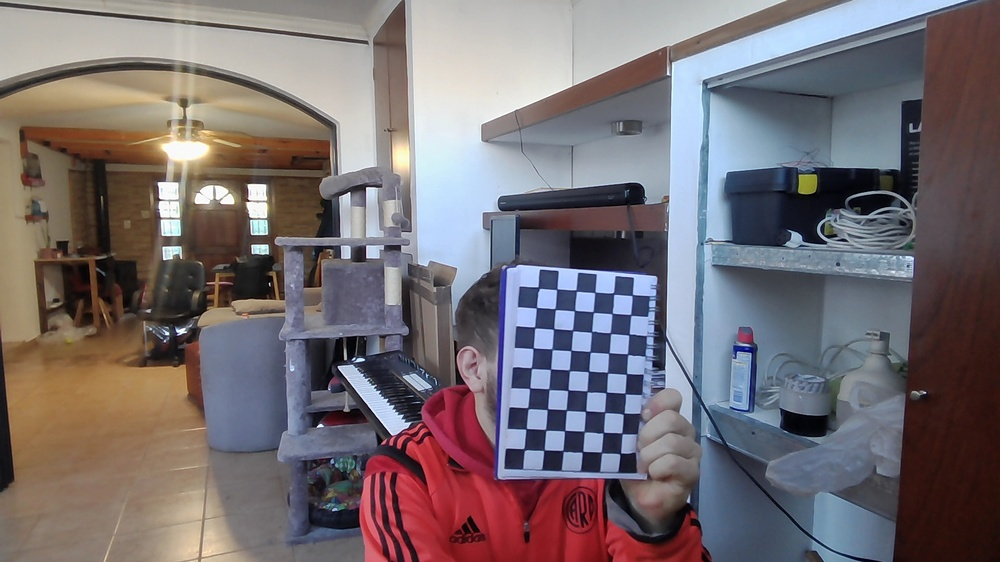
#> input picture callibration/calibration_images/image_0.jpg, 1000 x 562 px, shrunk from 1920 x 1080 before the run; its folder holds only this picture in this run
$ python callibrate.py
#> lines starting #> are read from the running program, lines starting #| are printed output that depends on the picture; after the words box and inside, x2 and y2 are one past the last pixel; in counts of white or black regions, pixels touching at a corner belong together; long printed decimals are rounded
import cv2
import numpy as np
import glob
# import settings

CARPETA_IMAGENES_CALIBRACION = "/home/gero/Documents/franui/callibration"

CALLIBRATION_MARKER_CORNERS_X = 9
CALLIBRATION_MARKER_CORNERS_Y = 6
CALLIBRATION_MARKER_SQUARE_SIZE = 0.02 # 20 cm


# Define the chessboard size (number of inner corners)
chessboard_size = (CALLIBRATION_MARKER_CORNERS_X, CALLIBRATION_MARKER_CORNERS_Y)

# Real world dimensions of the chessboard squares (in meters)
square_size = CALLIBRATION_MARKER_SQUARE_SIZE

# Termination criteria for cornerSubPix
criteria = (cv2.TERM_CRITERIA_EPS + cv2.TERM_CRITERIA_MAX_ITER, 30, 0.001)

# Prepare object points, like (0,0,0), (1,0,0), ..., (8,5,0)
objp = np.zeros((chessboard_size[0] * chessboard_size[1], 3), np.float32)
objp[:, :2] = np.mgrid[0:chessboard_size[0], 0:chessboard_size[1]].T.reshape(-1, 2)
objp *= square_size

# Arrays to store object points and image points from all images
objpoints = []  # 3D points in real world space
imgpoints = []  # 2D points in image plane

# Load all images
images = glob.glob(f'{CARPETA_IMAGENES_CALIBRACION}/calibration_images/*.jpg')  # Change the path to your images
count = 0

for fname in images:
    count += 1
    print(f"Processing image {count}/{len(images)}")
    img = cv2.imread(fname)
#> img is the input picture: shape (562, 1000, 3); mean B, G, R 113.8, 109.9, 118.4
    gray = cv2.cvtColor(img, cv2.COLOR_BGR2GRAY)
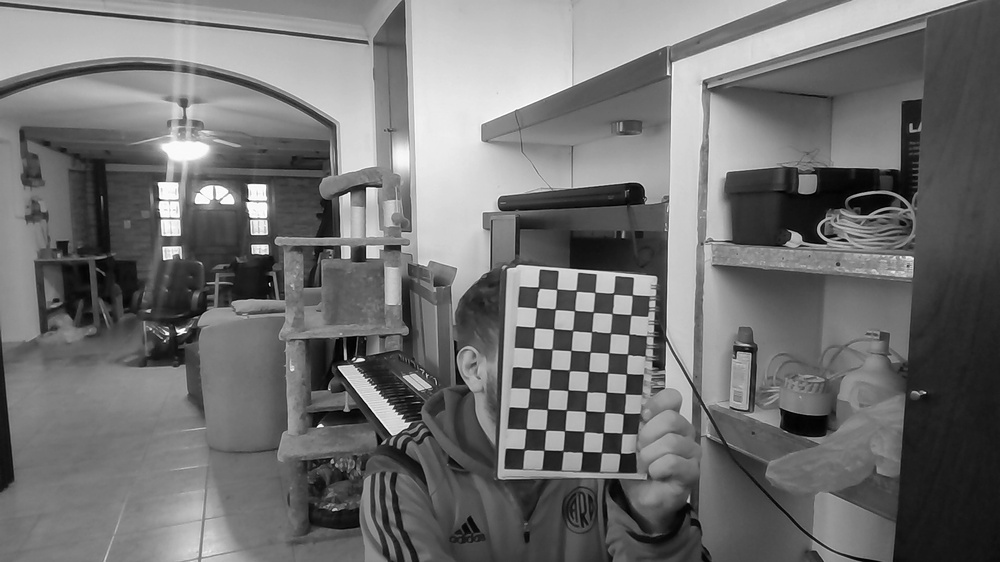
#> gray: shape (562, 1000); min 0, max 255, mean 112.8

    # Find the chessboard corners
    ret, corners = cv2.findChessboardCorners(gray, chessboard_size, None)
#> ret = True; corners = 54 rows, first 8: [524.6, 449.7], [526.2, 428.7], [527.8, 408.1], [529.7, 388], [531.3, 368.1], [533.1, 348], [534.7, 327.4], [536.5, 307.6]

    # If found, add object points, image points (after refining them)
    if ret:
        objpoints.append(objp)
        corners2 = cv2.cornerSubPix(gray, corners, (11, 11), (-1, -1), criteria)
#> corners2 = 54 rows, first 8: [524.2, 449.3], [526.1, 428.8], [527.9, 408.2], [529.7, 388.1], [531.4, 368.2], [533.2, 348.2], [534.6, 327.4], [536.4, 307.7]
        imgpoints.append(corners2)

        # Draw and display the corners
        cv2.drawChessboardCorners(img, chessboard_size, corners2, ret)
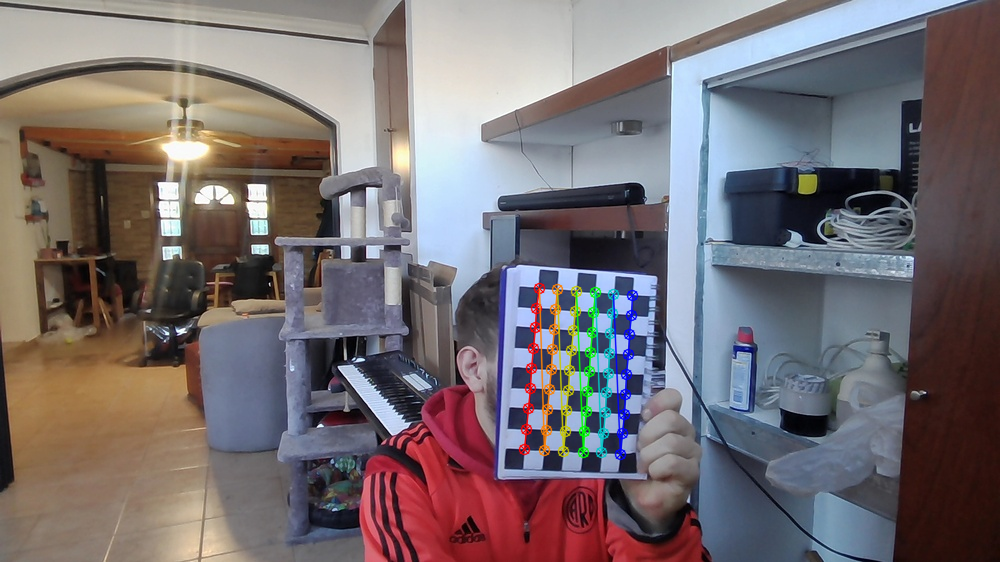
#> img: shape (562, 1000, 3); 1.63% of pixels changed, all inside (x1, y1, x2, y2) = (518, 282, 639, 461)
        cv2.imshow('img', img)
        cv2.waitKey(500)

cv2.destroyAllWindows()

# Perform camera calibration
ret, camera_matrix, dist_coeffs, rvecs, tvecs = cv2.calibrateCamera(objpoints, imgpoints, gray.shape[::-1], None, None)
#> ret = 0.223; camera_matrix = [[874.3, 0, 418.3], [0, 847.3, 295.1], [0, 0, 1]]; dist_coeffs = [[-0.491, 13.88, -0.0214, -0.053, -72.56]]; rvecs = ([0.134, -0.179, -1.48],); tvecs = ([0.103, 0.152, 0.816],)

print("Camera matrix:")
print(camera_matrix)
#| [[874.336   0.         418.318]
#|  [  0.         847.288 295.095   ]
#|  [  0.           0.           1.        ]]

print("Distortion coefficients:")
print(dist_coeffs)
#| [[-4.91365045e-01  1.38825044e+01 -2.13703723e-02 -5.29602146e-02
#|   -7.25599634e+01]]

$ run again, on callibration/calibration_images/image_12.jpg
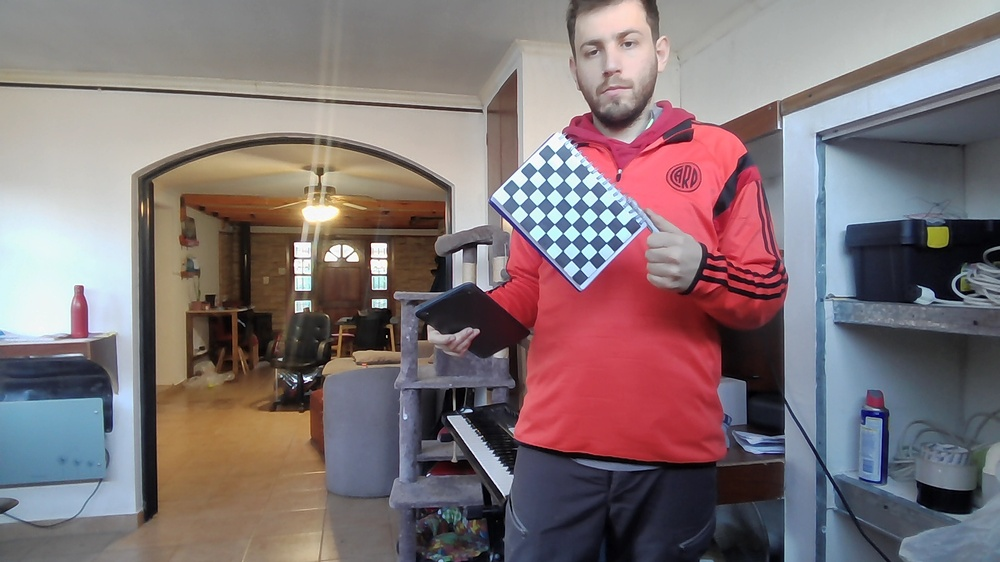
#> input picture callibration/calibration_images/image_12.jpg, 1000 x 562 px, shrunk from 1920 x 1080 before the run
#> img is the input picture: shape (562, 1000, 3); mean B, G, R 118.2, 115.5, 129.7
#> `gray = cv2.cvtColor(img, cv2.COLOR_BGR2GRAY)`:
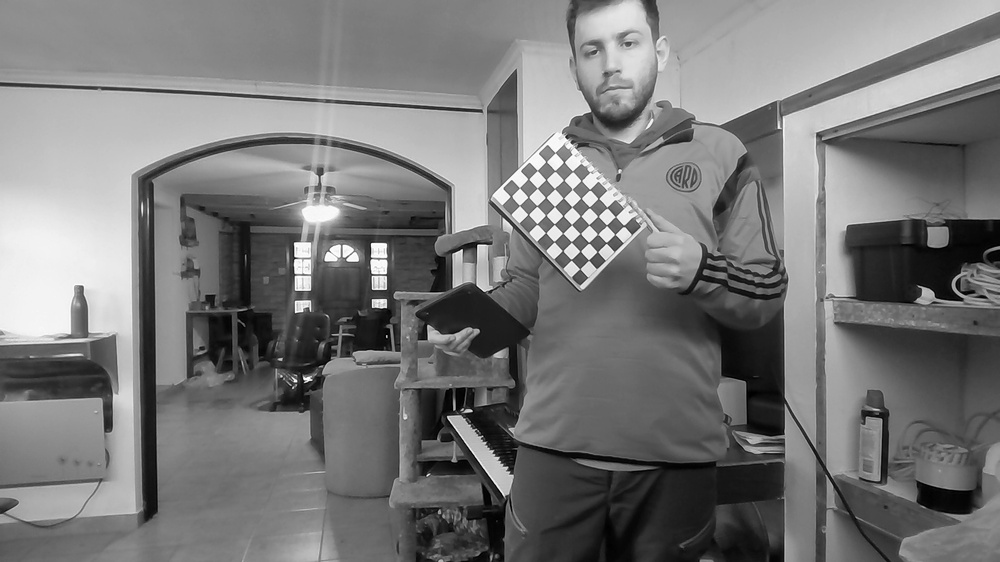
#> gray: shape (562, 1000); min 0, max 255, mean 120
#> `ret, corners = cv2.findChessboardCorners(gray, chessboard_size, None)`: ret = True; corners = 54 rows, first 8: [579.7, 268.8], [571.2, 259.6], [562.6, 250.6], [554.2, 241.6], [545.7, 232.7], [536.9, 223.9], [528.3, 214.4], [519.5, 205.4]
#> corners2 = 54 rows, first 8: [581.5, 259.7], [579.8, 258.3], [565, 239.7], [560.5, 238.7], [548.3, 224.7], [547.8, 223.4], [529, 207.7], [528.4, 207.5]
#> `cv2.drawChessboardCorners(img, chessboard_size, corners2, ret)`:
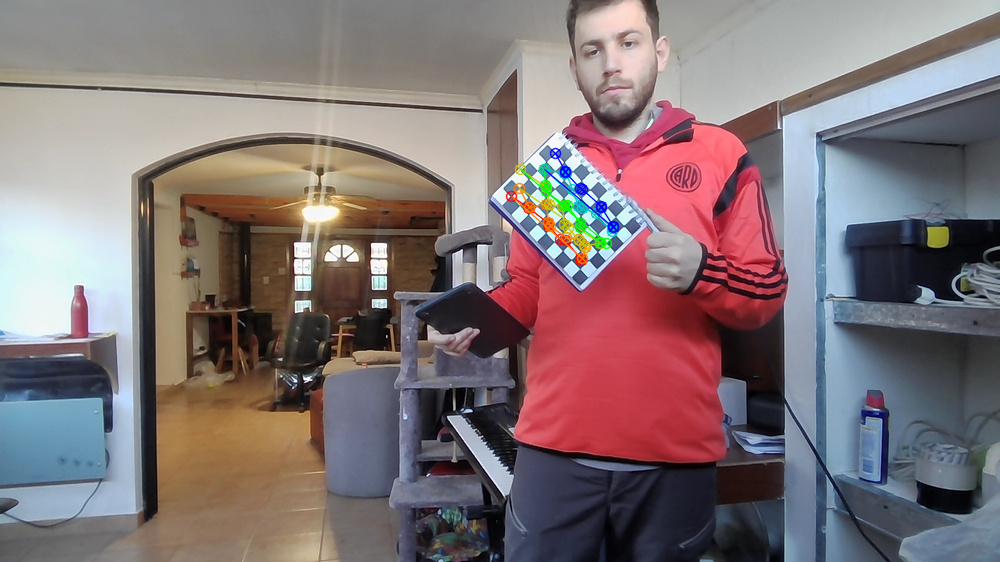
#> img: shape (562, 1000, 3); 0.81% of pixels changed, all inside (x1, y1, x2, y2) = (505, 147, 620, 267)
#> `ret, camera_matrix, dist_coeffs, rvecs, tvecs = cv2.calibrateCamera(ob..`: ret = 6.14; camera_matrix = [[362.7, 0, 533.9], [0, 367.3, 285.9], [0, 0, 1]]; dist_coeffs = [[-7.02, 50.17, 0.075, -0.221, -95.6]]; rvecs = ([-0.262, -0.524, -2.25],); tvecs = ([0.0917, -0.0414, 0.338],)
#| [[362.691   0.         533.905]
#|  [  0.         367.335 285.855]
#|  [  0.           0.           1.        ]]
#| [[-7.01860194e+00  5.01692277e+01  7.49722917e-02 -2.20976965e-01
#|   -9.55980703e+01]]

$ run again, on callibration/calibration_images/image_14.jpg
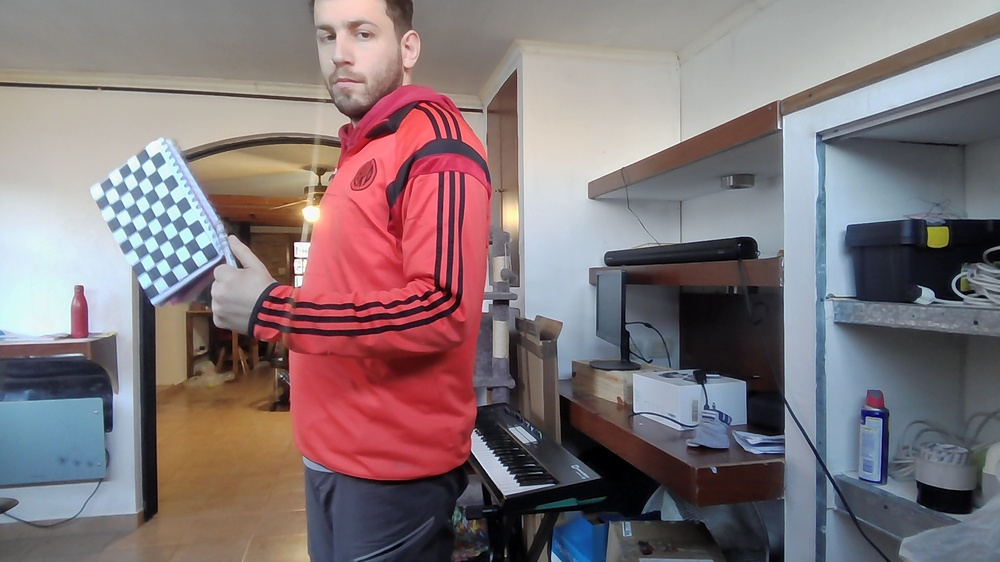
#> input picture callibration/calibration_images/image_14.jpg, 1000 x 562 px, shrunk from 1920 x 1080 before the run
#> img is the input picture: shape (562, 1000, 3); mean B, G, R 120.2, 116.8, 130.6
#> `gray = cv2.cvtColor(img, cv2.COLOR_BGR2GRAY)`:
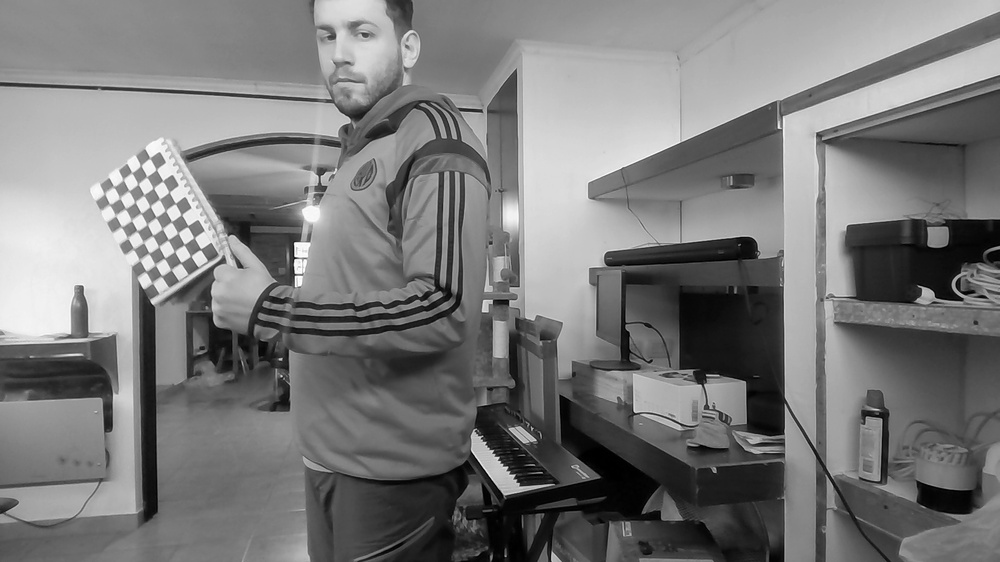
#> gray: shape (562, 1000); min 0, max 255, mean 121.3
#> `ret, corners = cv2.findChessboardCorners(gray, chessboard_size, None)`: ret = True; corners = 54 rows, first 8: [152, 281], [145.6, 271.6], [140, 258], [133.2, 248.5], [127.6, 238.5], [121.1, 226.5], [115.4, 216.1], [109.4, 204]
#> corners2 = 54 rows, first 8: [152, 281], [153.1, 271.5], [147.4, 251.6], [133.2, 248.5], [136.8, 229.2], [121.1, 226.5], [119.8, 206.5], [117.3, 205.3]
#> `cv2.drawChessboardCorners(img, chessboard_size, corners2, ret)`:
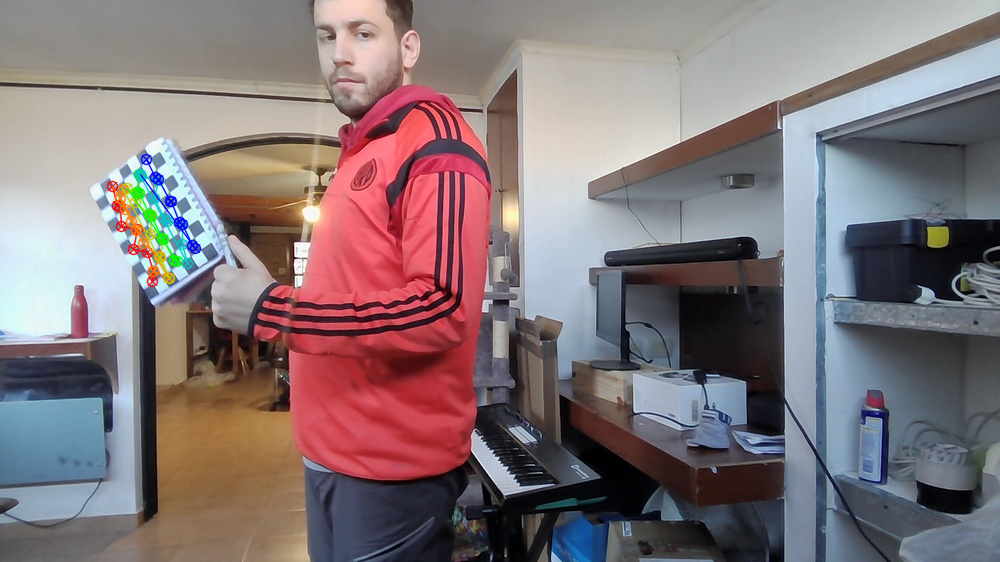
#> img: shape (562, 1000, 3); 0.89% of pixels changed, all inside (x1, y1, x2, y2) = (106, 153, 202, 288)
#> `ret, camera_matrix, dist_coeffs, rvecs, tvecs = cv2.calibrateCamera(ob..`: ret = 6.08; camera_matrix = [[760, 0, 570.7], [0, 825.8, 267], [0, 0, 1]]; dist_coeffs = [[0.384, 2.56, 0.406, -0.121, -7.33]]; rvecs = ([-0.45, 0.864, -1.82],); tvecs = ([-0.492, -0.0572, 1.11],)
#| [[759.959   0.         570.721]
#|  [  0.         825.822 267.046]
#|  [  0.           0.           1.        ]]
#| [[ 0.3841  2.560  0.4057 -0.1214 -7.333]]
